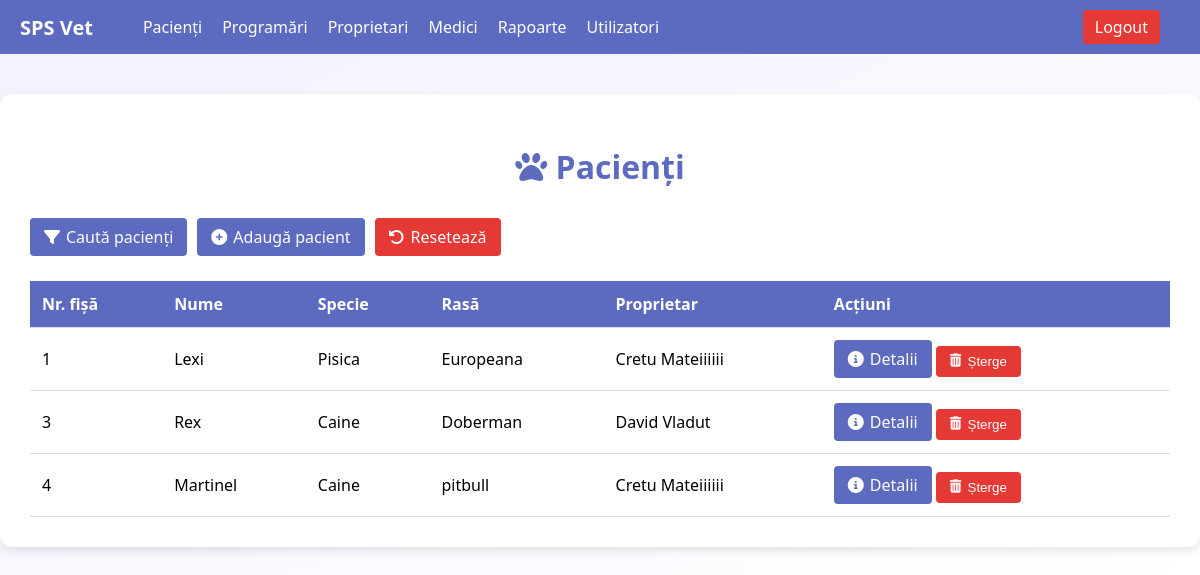
/proiectphp/lista_pacienti.php (signed in), run on the app's committed database.
### tables this page shows
CREATE TABLE `pacienti` (
  `id` int(11) NOT NULL,
  `numar_fisa` varchar(50) DEFAULT NULL,
  `data_inregistrare` date DEFAULT NULL,
  `nume` varchar(100) DEFAULT NULL,
  `specie` varchar(50) DEFAULT NULL,
  `rasa` varchar(50) DEFAULT NULL,
  `sex` enum('M','F') DEFAULT NULL,
  `greutate` float DEFAULT NULL,
  `culoare` varchar(50) DEFAULT NULL,
  `varsta` int(11) DEFAULT NULL,
  `microcip` varchar(50) DEFAULT NULL,
  `boli_cronice` text DEFAULT NULL,
  `proprietar_id` int(11) DEFAULT NULL
);

CREATE TABLE `proprietari` (
  `id` int(11) NOT NULL,
  `nume` varchar(50) NOT NULL,
  `prenume` varchar(50) NOT NULL,
  `adresa` text DEFAULT NULL,
  `telefon` varchar(20) DEFAULT NULL,
  `email` varchar(100) DEFAULT NULL
);

### proiectphp/lista_pacienti.php (the view, shortened to what this page needs)
<?php
include("connection.php");
$where = [];
$filter_sql = count($where) ? "WHERE " . implode(" AND ", $where) : "";
$result = mysqli_query($con, "
    SELECT p.*, pr.nume AS prop_nume, pr.prenume AS prop_prenume
    FROM pacienti p
    LEFT JOIN proprietari pr ON p.proprietar_id = pr.id
    $filter_sql
    ORDER BY p.numar_fisa ASC
");
$pacienti = mysqli_fetch_all($result, MYSQLI_ASSOC);
?>
<!DOCTYPE html>
<html>
<head>
    <link rel="stylesheet" href="https://cdnjs.cloudflare.com/ajax/libs/font-awesome/6.5.0/css/all.min.css">
</head>
<body>
<?php include("header.php"); ?>
<div class="container">
    <h1><i class="fas fa-paw"></i> Pacienți</h1>
    <div class="top-buttons">
        <a href="?show=filtre" class="btn"><i class="fas fa-filter"></i> Caută pacienți</a>
        <a href="?show=adauga" class="btn"><i class="fas fa-plus-circle"></i> Adaugă pacient</a>
        <a href="lista_pacienti.php" class="btn btn-danger"><i class="fas fa-rotate-left"></i> Resetează</a>
    </div>
    <table>
        <thead>
            <tr>
                <th>Nr. fișă</th>
                <th>Nume</th>
                <th>Specie</th>
                <th>Rasă</th>
                <th>Proprietar</th>
                <th>Acțiuni</th>
            </tr>
        </thead>
        <tbody>
        <?php foreach ($pacienti as $p): ?>
            <tr>
                <td><?= htmlspecialchars($p['numar_fisa']) ?></td>
                <td><?= htmlspecialchars($p['nume']) ?></td>
                <td><?= htmlspecialchars($p['specie']) ?></td>
                <td><?= htmlspecialchars($p['rasa']) ?></td>
                <td><?= htmlspecialchars($p['prop_nume'] . ' ' . $p['prop_prenume']) ?></td>
                <td>
                    <a class="btn" href="pacienti.php?id=<?= $p['id'] ?>"><i class="fas fa-info-circle"></i> Detalii</a>
                    <form method="POST" style="display:inline;">
                        <button class="btn btn-danger" onclick="return confirm('Ștergi pacientul?')"><i class="fas fa-trash-alt"></i> Șterge</button>
                    </form>
                </td>
            </tr>
        <?php endforeach; ?>
        </tbody>
    </table>
</div>
</body>
</html>

### proiectphp/lista_pacienti.php (style rules this page uses)
body { font-family: 'Segoe UI', sans-serif; margin: 0; background: linear-gradient(to bottom right, #f4f0ff, #ffffff); }
.container { max-width: 1200px; margin: 40px auto; padding: 30px; background: white; border-radius: 12px; box-shadow: 0 4px 10px rgba(0, 0, 0, 0.1); }
h1 { text-align: center; margin-bottom: 30px; color: #5c6bc0; }
.btn { padding: 8px 14px; border: none; border-radius: 4px; background: #5c6bc0; color: white; cursor: pointer; text-decoration: none; display: inline-flex; align-items: center; gap: 6px; }
.btn-danger { background: #e53935; }
table { width: 100%; border-collapse: collapse; margin-top: 25px; }
th, td { padding: 12px; text-align: left; border-bottom: 1px solid #ddd; }
th { background: #5c6bc0; color: white;; }
.top-buttons { display: flex; justify-content: start; gap: 10px; margin-bottom: 20px; }

### data on the page
pacienti: numar_fisa "1", nume "Lexi", specie "Pisica", rasa "Europeana", proprietar.prenume "Cretu Mateiiiiii"
pacienti: numar_fisa "3", nume "Rex", specie "Caine", rasa "Doberman", proprietar.prenume "David Vladut"
pacienti: numar_fisa "4", nume "Martinel", specie "Caine", rasa "pitbull", proprietar.prenume "Cretu Mateiiiiii"
